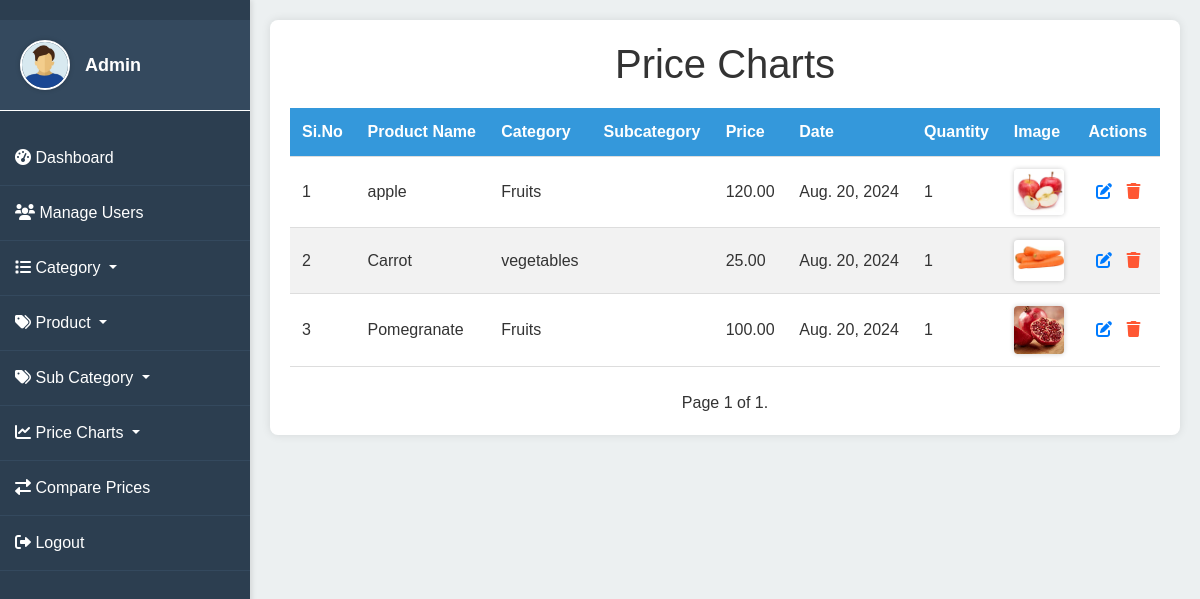
Screenshot of /custom_admin/view_price_charts/ with the database file from the repository.
### myapp/models.py (models this page shows, shortened)
class Price_Chart(models.Model):
    product_name = models.ForeignKey(ProductCategory, on_delete=models.CASCADE)
    category = models.ForeignKey(Category, on_delete=models.CASCADE)
    subcategory = models.ForeignKey(SubCategory, on_delete=models.CASCADE, null=True, blank=True)
    price = models.DecimalField(max_digits=10, decimal_places=2)
    date = models.DateField()
    quantity = models.PositiveIntegerField()
    image = models.ImageField(upload_to='price_chart_images/', null=True, blank=True)

class ProductCategory(models.Model):
    category = models.ForeignKey(Category, on_delete=models.CASCADE)
    product_name = models.CharField(max_length=100)
    def __str__(self):
        return f"{self.product_name} ({self.category.name})"

class Category(models.Model):
    name = models.CharField(max_length=100)

### myapp/views.py (the view)
# urls.py: path('view_price_charts/', views.view_price_charts, name='view_price_charts'),
def view_price_charts(request):
    price_charts_list = Price_Chart.objects.all()
    paginator = Paginator(price_charts_list, 10)  # Show 10 price charts per page
    page_number = request.GET.get('page')
    price_charts = paginator.get_page(page_number)
    return render(request, 'view_price_charts.html', {'price_charts': price_charts})

### myapp/templates/view_price_charts.html (shortened to what this page needs)
<!DOCTYPE html>
<html lang="en">
<head>
    <link rel="stylesheet" href="https://cdnjs.cloudflare.com/ajax/libs/font-awesome/6.0.0-beta3/css/all.min.css">
    {% load static %}
    <link rel="stylesheet" href="https://stackpath.bootstrapcdn.com/bootstrap/4.3.1/css/bootstrap.min.css">
</head>
<body>
    <div class="sidebar">
        <div class="profile">
            <img src="{% static 'img/admin.jpg' %}" alt="Admin Image">
            <div class="name">Admin</div>
        </div>
        <h2></h2>
        <a href="{% url 'admin_dashboard' %}"><i class="fa fa-tachometer-alt"></i> Dashboard</a>
        <a href="{% url 'manage_users' %}"><i class="fa fa-users"></i> Manage Users</a>
        <div class="dropdown">
            <a class="dropdown-toggle" href="#" role="button" id="categoryDropdown" data-toggle="dropdown" aria-haspopup="true" aria-expanded="false">
                <i class="fa fa-list"></i> Category
            </a>
        </div>
        <div class="dropdown">
            <a class="dropdown-toggle" href="#" role="button" id="productDropdown" data-toggle="dropdown" aria-haspopup="true" aria-expanded="false">
                <i class="fa fa-tags"></i> Product
            </a>
        </div>
        <div class="dropdown">
            <a class="dropdown-toggle" href="#" role="button" id="subcategoryDropdown" data-toggle="dropdown" aria-haspopup="true" aria-expanded="false">
                <i class="fa fa-tags"></i> Sub Category
            </a>
        </div>
        <div class="dropdown">
            <a class="dropdown-toggle" href="#" role="button" id="priceChartDropdown" data-toggle="dropdown" aria-haspopup="true" aria-expanded="false">
                <i class="fa fa-line-chart"></i> Price Charts
            </a>
        </div>
        <a href="{% url 'compare_prices' %}"><i class="fa fa-exchange-alt"></i> Compare Prices</a>
        <a href="{% url 'login' %}"><i class="fa fa-sign-out-alt"></i> Logout</a>
    </div>
    <div class="content">
        <div class="container">
            <h1>Price Charts</h1>
            <table>
                <thead>
                    <tr>
                        <th>Si.No</th>
                        <th>Product Name</th>
                        <th>Category</th>
                        <th>Subcategory</th>
                        <th>Price</th>
                        <th>Date</th>
                        <th>Quantity</th>
                        <th>Image</th>
                        <th>Actions</th>
                    </tr>
                </thead>
                <tbody>
                    {% for price_chart in price_charts %}
                    <tr>
                        <td>{{ forloop.counter }}</td>
                        <td>{{ price_chart.product_name.product_name }}</td>
                        <td>{{ price_chart.category.name }}</td>
                        <td>{{ price_chart.subcategory.name }}</td>
                        <td>{{ price_chart.price }}</td>
                        <td>{{ price_chart.date }}</td>
                        <td>{{ price_chart.quantity }}</td>
                        <td>
                            {% if price_chart.image %}
                                <img src="{{ price_chart.image.url }}" alt="{{ price_chart.product_name }}" width="50">
                            {% else %}
                                <span class="no-image">No Image</span>
                            {% endif %}
                        </td>
                        <td class="actions">
                            <a href="{% url 'edit_price_chart' price_chart.id %}" class="fa fa-edit"></a>
                            <a href="{% url 'delete_price_chart' price_chart.id %}" class="fa fa-trash"></a>
                        </td>
                    </tr>
                    {% empty %}
                    <tr>
                        <td colspan="9" class="no-subcategory">No price charts available.</td>
                    </tr>
                    {% endfor %}
                </tbody>
            </table><br>
            <div class="pagination">
                <span class="step-links">
                    <span class="current">
                        Page {{ price_charts.number }} of {{ price_charts.paginator.num_pages }}.
                    </span>
                </span>
            </div>
        </div>
    </div>
</body>
</html>

### myapp/templates/view_price_charts.html (style rules this page uses)
body { font-family: Arial, sans-serif; background-color: #f4f4f4; margin: 0; padding: 0; color: #333; display: flex; height: 100vh; overflow: hidden; }
.sidebar { width: 250px; background: #2c3e50; color: #fff; display: flex; flex-direction: column; padding-top: 20px; position: fixed; height: 100%; overflow-y: auto; box-shadow: 2px 0 5px rgba(0, 0, 0, 0.1); }
.sidebar h2 { color: #fff; text-align: center; padding-bottom: 20px; margin: 0; font-size: 24px; }
.sidebar .profile { display: flex; align-items: center; padding: 20px; background: #34495e; border-bottom: 1px solid #ffffff; }
.sidebar .profile img { width: 50px; height: 50px; border-radius: 50%; margin-right: 15px; border: 2px solid #fff; }
.sidebar .profile .name { color: #fff; font-size: 18px; font-weight: bold; }
.sidebar a { color: #fff; padding: 15px; text-decoration: none; display: block; font-size: 16px; border-bottom: 1px solid #34495e; }
.content { flex-grow: 1; padding: 20px; margin-left: 250px; overflow-y: auto; background-color: #ecf0f1; }
.container { max-width: 1000px; margin: 0 auto; padding: 20px; background-color: #fff; box-shadow: 0 0 10px rgba(0, 0, 0, 0.1); border-radius: 8px; }
h1 { text-align: center; margin-bottom: 20px; color: #333; }
table { width: 100%; border-collapse: collapse; }
th, td { padding: 12px; text-align: left; border-bottom: 1px solid #ddd; }
th { background-color: #3498db; color: white; font-weight: bold; }
tr:nth-child(even) { background-color: #f2f2f2; }
img { border-radius: 4px; box-shadow: 0 0 5px rgba(0, 0, 0, 0.2); }
.actions { text-align: center; }
.actions a { color: #4cacaf; margin: 0 5px; text-decoration: none; }
.actions .fa-edit { color: #007BFF; }
.actions .fa-trash { color: #FF5733; }
.pagination { justify-content: center; }

### rows the page displays
Price_Chart: product_name.product_name "apple", category.name "Fruits", price "120.00", date "Aug. 20, 2024", quantity "1", image (picture)
Price_Chart: product_name.product_name "Carrot", category.name "vegetables", price "25.00", date "Aug. 20, 2024", quantity "1", image (picture)
Price_Chart: product_name.product_name "Pomegranate", category.name "Fruits", price "100.00", date "Aug. 20, 2024", quantity "1", image (picture)

### other values shown
{{ price_charts.number }} "1"
{{ price_charts.paginator.num_pages }} "1"
